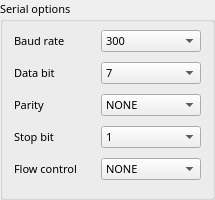
                 <widget class="QGroupBox" name="group_serialconfig">
                  <property name="minimumSize">
                   <size>
                    <width>215</width>
                    <height>200</height>
                   </size>
                  </property>
                  <property name="maximumSize">
                   <size>
                    <width>430</width>
                    <height>350</height>
                   </size>
                  </property>
                  <property name="font">
                   <font>
                    <family>맑은 고딕</family>
                    <pointsize>8</pointsize>
                   </font>
                  </property>
                  <property name="title">
                   <string>Serial options</string>
                  </property>
                  <layout class="QGridLayout" name="gridLayout_59">
                   <property name="topMargin">
                    <number>6</number>
                   </property>
                   <property name="verticalSpacing">
                    <number>8</number>
                   </property>
                   <item row="3" column="0">
                    <layout class="QHBoxLayout" name="horizontalLayout_18">
                     <item>
                      <widget class="QLabel" name="label_151">
                       <property name="minimumSize">
                        <size>
                         <width>68</width>
                         <height>22</height>
                        </size>
                       </property>
                       <property name="maximumSize">
                        <size>
                         <width>140</width>
                         <height>45</height>
                        </size>
                       </property>
                       <property name="font">
                        <font>
                         <family>맑은 고딕</family>
                         <pointsize>8</pointsize>
                        </font>
                       </property>
                       <property name="text">
                        <string>Stop bit</string>
                       </property>
                      </widget>
                     </item>
                     <item>
                      <widget class="QComboBox" name="ch2_stopbit">
                       <property name="minimumSize">
                        <size>
                         <width>100</width>
                         <height>22</height>
                        </size>
                       </property>
                       <property name="maximumSize">
                        <size>
                         <width>100</width>
                         <height>22</height>
                        </size>
                       </property>
                       <property name="font">
                        <font>
                         <family>맑은 고딕</family>
                         <pointsize>8</pointsize>
                        </font>
                       </property>
                       <property name="currentText">
                        <string>1</string>
                       </property>
                       <property name="sizeAdjustPolicy">
                        <enum>QComboBox::AdjustToContents</enum>
                       </property>
                       <item>
                        <property name="text">
                         <string>1</string>
                        </property>
                       </item>
                       <item>
                        <property name="text">
                         <string>2</string>
                        </property>
                       </item>
                      </widget>
                     </item>
                    </layout>
                   </item>
                   <item row="0" column="0">
                    <layout class="QHBoxLayout" name="horizontalLayout_19">
                     <item>
                      <widget class="QLabel" name="label_142">
                       <property name="minimumSize">
                        <size>
                         <width>68</width>
                         <height>22</height>
                        </size>
                       </property>
                       <property name="maximumSize">
                        <size>
                         <width>140</width>
                         <height>45</height>
                        </size>
                       </property>
                       <property name="font">
                        <font>
                         <family>맑은 고딕</family>
                         <pointsize>8</pointsize>
                        </font>
                       </property>
                       <property name="text">
                        <string>Baud rate</string>
                       </property>
                      </widget>
                     </item>
                     <item>
                      <widget class="QComboBox" name="ch2_baud">
                       <property name="minimumSize">
                        <size>
                         <width>100</width>
                         <height>22</height>
                        </size>
                       </property>
                       <property name="maximumSize">
                        <size>
                         <width>100</width>
                         <height>22</height>
                        </size>
                       </property>
                       <property name="font">
                        <font>
                         <family>맑은 고딕</family>
                         <pointsize>8</pointsize>
                        </font>
                       </property>
                       <property name="editable">
                        <bool>false</bool>
                       </property>
                       <property name="currentText">
                        <string>300</string>
                       </property>
                       <property name="sizeAdjustPolicy">
                        <enum>QComboBox::AdjustToContents</enum>
                       </property>
                       <item>
                        <property name="text">
                         <string>300</string>
                        </property>
                       </item>
                       <item>
                        <property name="text">
                         <string>600</string>
                        </property>
                       </item>
                       <item>
                        <property name="text">
                         <string>1200</string>
                        </property>
                       </item>
                       <item>
                        <property name="text">
                         <string>1800</string>
                        </property>
                       </item>
                       <item>
                        <property name="text">
                         <string>2400</string>
                        </property>
                       </item>
                       <item>
                        <property name="text">
                         <string>4800</string>
                        </property>
                       </item>
                       <item>
                        <property name="text">
                         <string>9600</string>
                        </property>
                       </item>
                       <item>
                        <property name="text">
                         <string>14400</string>
                        </property>
                       </item>
                       <item>
                        <property name="text">
                         <string>19200</string>
                        </property>
                       </item>
                       <item>
                        <property name="text">
                         <string>28800</string>
                        </property>
                       </item>
                       <item>
                        <property name="text">
                         <string>38400</string>
                        </property>
                       </item>
                       <item>
                        <property name="text">
                         <string>57600</string>
                        </property>
                       </item>
                       <item>
                        <property name="text">
                         <string>115200</string>
                        </property>
                       </item>
                       <item>
                        <property name="text">
                         <string>230400</string>
                        </property>
                       </item>
                       <item>
                        <property name="text">
                         <string>460800</string>
                        </property>
                       </item>
                      </widget>
                     </item>
                    </layout>
                   </item>
                   <item row="4" column="0">
                    <layout class="QHBoxLayout" name="horizontalLayout_20">
                     <item>
                      <widget class="QLabel" name="label_152">
                       <property name="minimumSize">
                        <size>
                         <width>68</width>
                         <height>22</height>
                        </size>
                       </property>
                       <property name="maximumSize">
                        <size>
                         <width>140</width>
                         <height>45</height>
                        </size>
                       </property>
                       <property name="font">
                        <font>
                         <family>맑은 고딕</family>
                         <pointsize>8</pointsize>
                        </font>
                       </property>
                       <property name="text">
                        <string>Flow control</string>
                       </property>
                      </widget>
                     </item>
                     <item>
                      <widget class="QComboBox" name="ch2_flow">
                       <property name="minimumSize">
                        <size>
                         <width>100</width>
                         <height>22</height>
                        </size>
                       </property>
                       <property name="maximumSize">
                        <size>
                         <width>100</width>
                         <height>22</height>
                        </size>
                       </property>
                       <property name="font">
                        <font>
                         <family>맑은 고딕</family>
                         <pointsize>8</pointsize>
                        </font>
                       </property>
                       <property name="currentText">
                        <string>NONE</string>
                       </property>
                       <property name="currentIndex">
                        <number>0</number>
                       </property>
                       <property name="sizeAdjustPolicy">
                        <enum>QComboBox::AdjustToContents</enum>
                       </property>
                       <property name="modelColumn">
                        <number>0</number>
                       </property>
                       <item>
                        <property name="text">
                         <string>NONE</string>
                        </property>
                       </item>
                       <item>
                        <property name="text">
                         <string>XON/XOFF</string>
                        </property>
                       </item>
                       <item>
                        <property name="text">
                         <string>RTS/CTS</string>
                        </property>
                       </item>
                       <item>
                        <property name="text">
                         <string>RTS on TX</string>
                        </property>
                       </item>
                       <item>
                        <property name="text">
                         <string>RTS on TX (invert)</string>
                        </property>
                       </item>
                      </widget>
                     </item>
                    </layout>
                   </item>
                   <item row="1" column="0">
                    <layout class="QHBoxLayout" name="horizontalLayout_21">
                     <item>
                      <widget class="QLabel" name="label_143">
                       <property name="minimumSize">
                        <size>
                         <width>68</width>
                         <height>22</height>
                        </size>
                       </property>
                       <property name="maximumSize">
                        <size>
                         <width>140</width>
                         <height>45</height>
                        </size>
                       </property>
                       <property name="font">
                        <font>
                         <family>맑은 고딕</family>
                         <pointsize>8</pointsize>
                        </font>
                       </property>
                       <property name="text">
                        <string>Data bit</string>
                       </property>
                      </widget>
                     </item>
                     <item>
                      <widget class="QComboBox" name="ch2_databit">
                       <property name="minimumSize">
                        <size>
                         <width>100</width>
                         <height>22</height>
                        </size>
                       </property>
                       <property name="maximumSize">
                        <size>
                         <width>100</width>
                         <height>22</height>
                        </size>
                       </property>
                       <property name="font">
                        <font>
                         <family>맑은 고딕</family>
                         <pointsize>8</pointsize>
                        </font>
                       </property>
                       <property name="currentText">
                        <string>7</string>
                       </property>
                       <property name="sizeAdjustPolicy">
                        <enum>QComboBox::AdjustToContents</enum>
                       </property>
                       <item>
                        <property name="text">
                         <string>7</string>
                        </property>
                       </item>
                       <item>
                        <property name="text">
                         <string>8</string>
                        </property>
                       </item>
                      </widget>
                     </item>
                    </layout>
                   </item>
                   <item row="2" column="0">
                    <layout class="QHBoxLayout" name="horizontalLayout_22">
                     <item>
                      <widget class="QLabel" name="label_154">
                       <property name="minimumSize">
                        <size>
                         <width>68</width>
                         <height>22</height>
                        </size>
                       </property>
                       <property name="maximumSize">
                        <size>
                         <width>140</width>
                         <height>45</height>
                        </size>
                       </property>
                       <property name="font">
                        <font>
                         <family>맑은 고딕</family>
                         <pointsize>8</pointsize>
                        </font>
                       </property>
                       <property name="text">
                        <string>Parity</string>
                       </property>
                      </widget>
                     </item>
                     <item>
                      <widget class="QComboBox" name="ch2_parity">
                       <property name="minimumSize">
                        <size>
                         <width>100</width>
                         <height>22</height>
                        </size>
                       </property>
                       <property name="maximumSize">
                        <size>
                         <width>100</width>
                         <height>22</height>
                        </size>
                       </property>
                       <property name="font">
                        <font>
                         <family>맑은 고딕</family>
                         <pointsize>8</pointsize>
                        </font>
                       </property>
                       <property name="currentText">
                        <string>NONE</string>
                       </property>
                       <property name="sizeAdjustPolicy">
                        <enum>QComboBox::AdjustToContents</enum>
                       </property>
                       <item>
                        <property name="text">
                         <string>NONE</string>
                        </property>
                       </item>
                       <item>
                        <property name="text">
                         <string>ODD</string>
                        </property>
                       </item>
                       <item>
                        <property name="text">
                         <string>EVEN</string>
                        </property>
                       </item>
                      </widget>
                     </item>
                    </layout>
                   </item>
                  </layout>
                 </widget>
